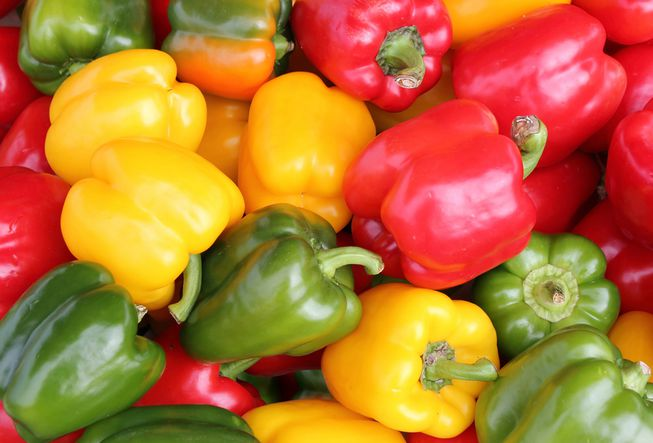
#> input picture images/peppers.jpg, 653 x 443 px
$ python class_4_p2.py
#> lines starting #> are read from the running program, lines starting #| are printed output that depends on the picture
# -*- coding: utf-8 -*-
"""
Created on Sat Aug 17 20:45:08 2019

@author: luisf
"""

# =============================================================================
# DIP CLASS 4
#
#P1:   Different Color Systems
# =============================================================================

# There are different systems to process color digitally. RGB for example
# uses a coordenate system on a space where each coordenate (R, G, B) has a
# value and the color would be a point in said space. HSV on the other hand
# is like a cilinder like space, where value is like Z, saturation ir r, and
# hue, which is the color itself, is the angle.
# there are numerous other systems for representing color like CMYK, or Lab

import cv2
import os
import numpy as np

root = os.path.abspath(os.getcwd()) + '/images'

#reading an image and transforming from BGR to other systems
pBGR = cv2.imread(root + '/peppers.jpg')
#> pBGR is the input picture: shape (443, 653, 3); mean B, G, R 49.4, 114.7, 185.3
pHSV = cv2.cvtColor(pBGR, cv2.COLOR_BGR2HSV)
#> pHSV: shape (443, 653, 3); mean H, S, V 59.9, 193, 191.3
pLab = cv2.cvtColor(pBGR, cv2.COLOR_BGR2Lab)
#> pLab: shape (443, 653, 3); mean of channels 0, 1, 2 146.4, 147.3, 174.7

#comparing BGR to HSV
cv2.imshow('Peppers BGR vs HSV',np.column_stack((pBGR,pHSV)))
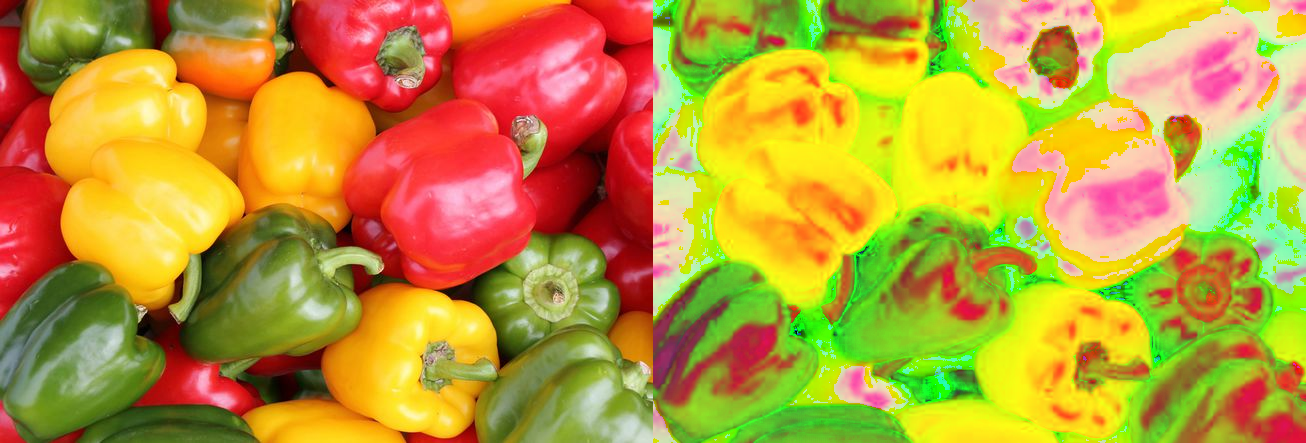
#> window 'Peppers BGR vs HSV': shape (443, 1306, 3); mean B, G, R 54.6, 153.9, 188.3

s=pHSV[:,:,1]
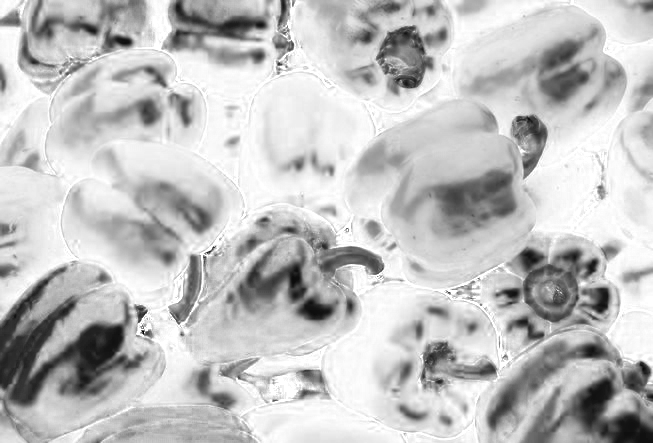
#> s: shape (443, 653); min 0, max 255, mean 193

#re-scalling the image to fit the 9 layers to compare
r,c,l=pHSV.shape
#> r = 443; c = 653; l = 3
pHSVs = cv2.resize(pHSV, (int(c*0.5),int(r*0.5) ) ,interpolation = cv2.INTER_AREA)
#> pHSVs: shape (221, 326, 3); mean H, S, V 59.9, 193, 191.3
pBGRs = cv2.resize(pBGR, (int(c*0.5),int(r*0.5) ) ,interpolation = cv2.INTER_AREA)
pLabs = cv2.resize(pLab, (int(c*0.5),int(r*0.5) ) ,interpolation = cv2.INTER_AREA)
#> pLabs: shape (221, 326, 3); mean of channels 0, 1, 2 146.4, 147.3, 174.7

#separating and displaying each layer of the three systems to compare
compare1 = np.column_stack(( pHSVs[:,:,0], np.column_stack(( pHSVs[:,:,1],pHSVs[:,:,2] )) ))
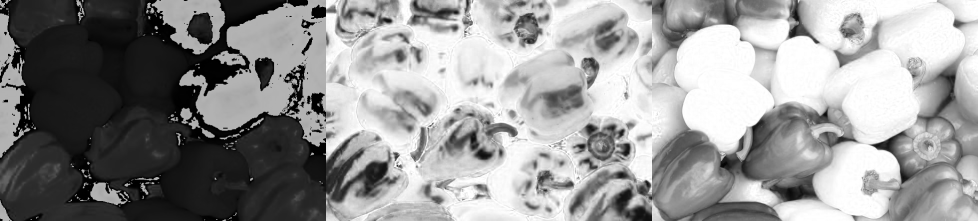
#> compare1: shape (221, 978); min 0, max 255, mean 148.1
compare2 = np.column_stack(( pBGRs[:,:,0], np.column_stack(( pBGRs[:,:,1],pBGRs[:,:,2] )) ))
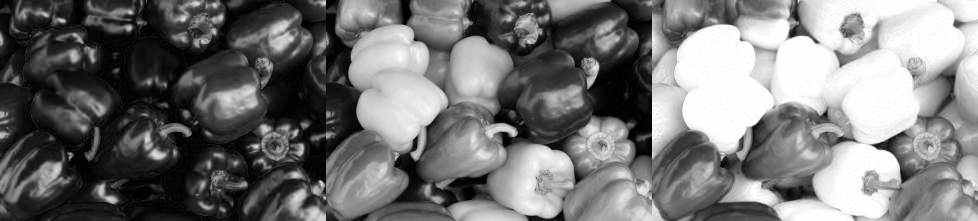
#> compare2: shape (221, 978); min 0, max 255, mean 116.5
compare3 = np.column_stack(( pLabs[:,:,0], np.column_stack(( pLabs[:,:,1],pLabs[:,:,2] )) ))
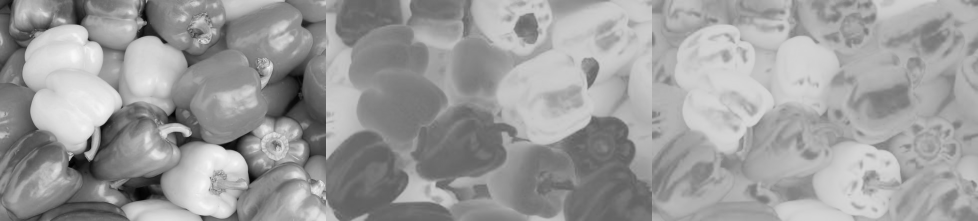
#> compare3: shape (221, 978); min 1, max 248, mean 156.2
compare = np.row_stack(( compare1, np.row_stack(( compare2,compare3 )) ))
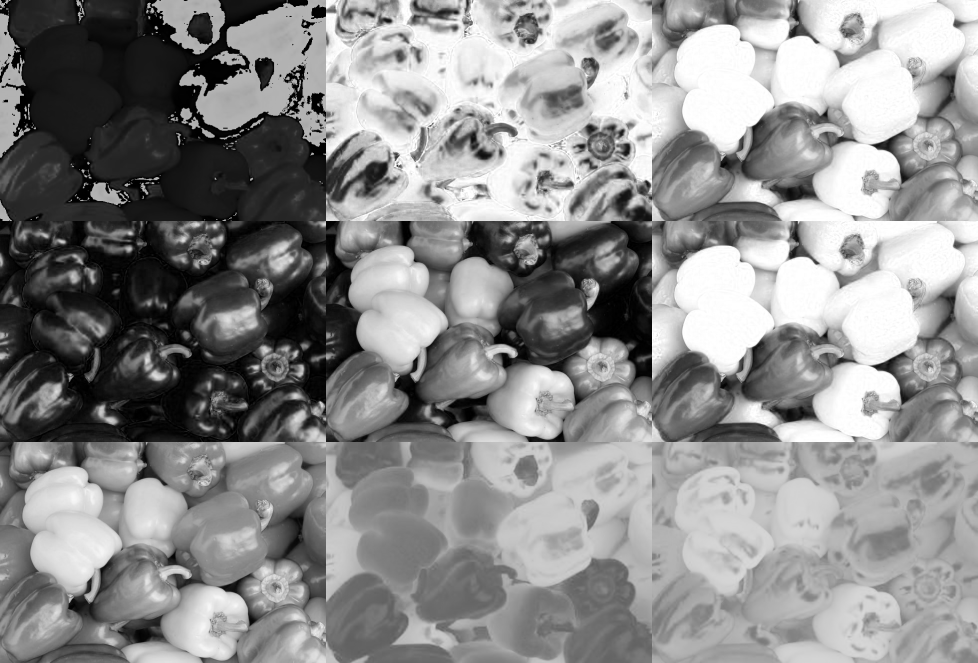
#> compare: shape (663, 978); min 0, max 255, mean 140.2
cv2.imshow('Layers H-S-V | B-G-R | L-a-b', compare)


cv2.waitKey(0)
cv2.destroyAllWindows()
